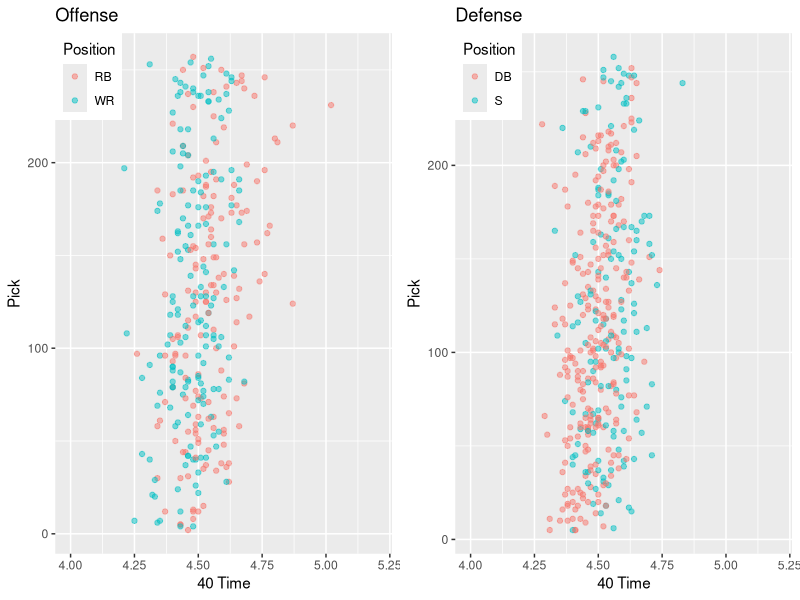
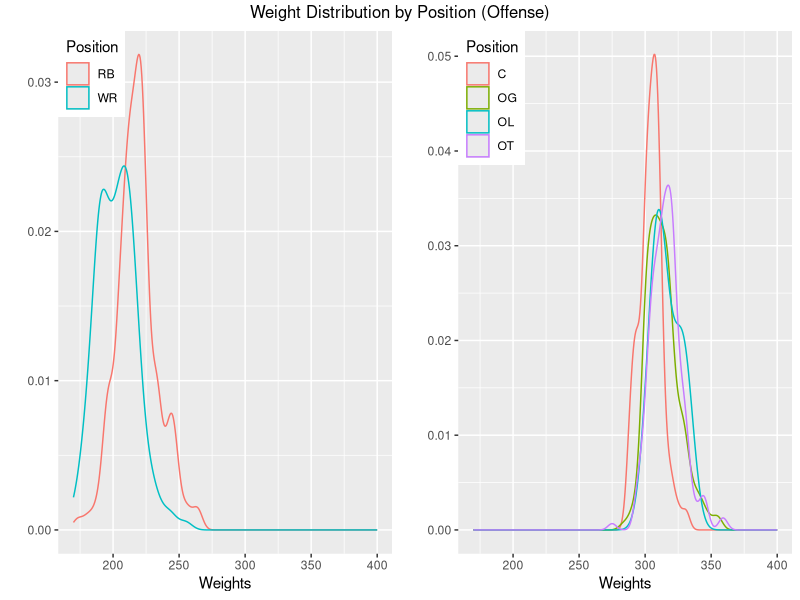

Recreate these plots in R, in order.
library(tidyverse)
library(gridExtra)

#load in data
DF.Off.skill <- read.csv("derived_data/Off.Skill.csv")
DF.Off.strength <- read.csv("derived_data/Off.Strength.csv")
DF.Def.skill <- read.csv("derived_data/Def.Skill.csv")
DF.Def.strength <- read.csv("derived_data/Def.Strength.csv")

#graph 1

g1 <- ggplot(DF.Off.skill, mapping = aes(x = combine40yd, y = pick, color = position)) +     geom_point(alpha = .5) +
  xlab("40 Time") +
  ylab("Pick") +
  labs(color = "Position", title = "Offense") +
  xlim(4, 5.2) +
  theme(legend.position = c(0, 1),
        legend.justification = c(0, 1))

g3 <- ggplot(DF.Def.skill, mapping = aes(x = combine40yd, y = pick, color = position)) +     geom_point(alpha = .5) +
  xlab("40 Time") +
  ylab("Pick") +
  labs(color = "Position", title = "Defense") +
  xlim(4, 5.2) +
  theme(legend.position = c(0, 1),
        legend.justification = c(0, 1))

Graph1 <- grid.arrange(g1, g3, nrow=1)
ggsave("derived_graphs/Off.Def.40s.png", plot = Graph1)


#graph 2

g5 <- ggplot(DF.Off.skill, aes(weight)) +
  geom_density(aes(color=position), alpha=.5) +
  xlim(170, 400) +
  xlab("Weights") +
  ylab("") +
  labs(color="Position") +
  theme(legend.position = c(0, 1),
        legend.justification = c(0, 1))

g6 <- ggplot(DF.Off.strength, aes(weight)) +
  geom_density(aes(color=position), alpha=.5) +
  xlim(170,400) +
  xlab("Weights") +
  ylab("") +
  labs(color="Position") +
  theme(legend.position = c(0, 1),
        legend.justification = c(0, 1))

Graph2 <- grid.arrange(g5, g6, nrow=1, top = "Weight Distribution by Position (Offense)")
ggsave("derived_graphs/Off.Weights.png", plot = Graph2)
